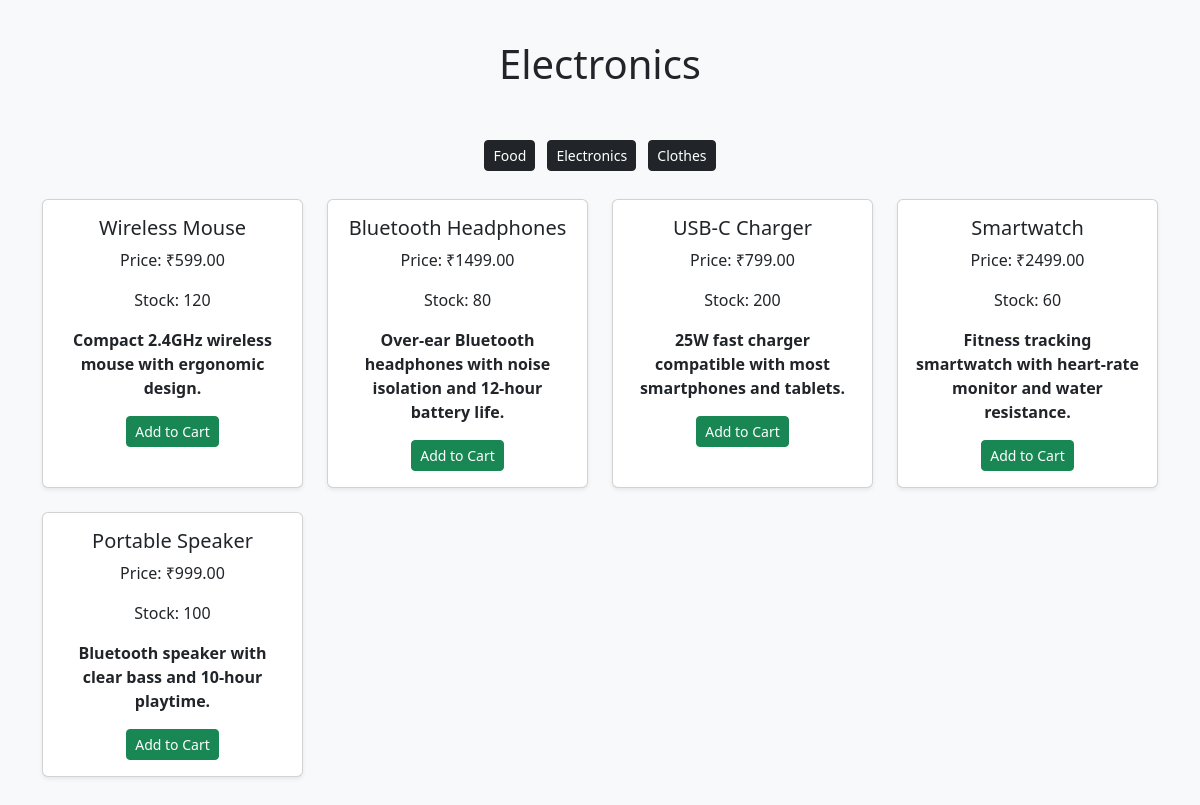
Page /products/electronics/ on the committed database.
### products/models.py (models this page shows, shortened)
class Product(models.Model):
    name = models.CharField(max_length=100)
    price = models.DecimalField(max_digits=10, decimal_places=2)
    stock = models.PositiveIntegerField(default=0)
    sku = models.CharField(max_length=50, unique=True)
    description = models.TextField(blank=True)
    is_active = models.BooleanField(default=True)
    CATEGORIES = [('electronics', 'Electronics'), ('clothes', 'Clothes'),
                  ('grocery', 'Grocery')]
    category = models.CharField(max_length=50, choices=CATEGORIES)

### products/views.py (the view)
# urls.py: path('<str:category>/', views.product_list, name='product_list_by_category')  # /products/electronics/
def product_list(request, category):
    products = Product.objects.filter(category=category)
    categories = get_categories()
    return render(request, 'products/product_list.html', {
        'products': products,
        'category': category,
        'categories': categories
    })

### products/views.py (called while the page is built)
def get_categories():
    return Product.objects.values_list('category', flat=True).distinct()

### products/templates/products/product_list.html (shortened to what this page needs)
<!DOCTYPE html>
<html lang="en">
<head>
    <link href="https://cdn.jsdelivr.net/npm/bootstrap@5.3.3/dist/css/bootstrap.min.css" rel="stylesheet">
</head>
<body class="p-4 bg-light">
<div class="container">
    <h1 class="text-center mb-5 mt-3">{{ category|title }}</h1>
    <div class="text-center mb-4">
        {% for c in categories %}
            <a href="{% url 'product_list_by_category' c %}" class="btn btn-dark btn-sm m-1">
                {{ c|title }}
            </a>
        {% endfor %}
    </div>
    <div class="row">
        {% for product in products %}
        <div class="col-md-3 mb-4">
            <div class="card h-100 shadow-sm">
                <div class="card-body text-center">
                    <h5 class="card-title">
                        <a href="{% url 'product_detail' product.id %}" class="text-decoration-none text-dark">
                            {{ product.name }}
                        </a>
                    </h5>
                    <p>Price: ₹{{ product.price }}</p>
                    <p>Stock: {{ product.stock }}</p>
                    <p><strong>{{ product.description }}</strong></p>
                    <form method="POST" action="{% url 'add_to_cart' product.id %}">
                        <button type="submit" class="btn btn-success btn-sm" {% if product.stock == 0 %}disabled{% endif %}>
                            {% if product.stock == 0 %}Out of Stock{% else %}Add to Cart{% endif %}
                        </button>
                    </form>
                </div>
            </div>
        </div>
        {% empty %}
        <p class="text-center">No products available in this category.</p>
        {% endfor %}
    </div>
</div>
</body>
</html>

### rows in the picture
Product: name "Wireless Mouse", price "599.00", stock "120", description "Compact 2.4GHz wireless mouse with ergonomic design.", shows "Add to Cart"
Product: name "Bluetooth Headphones", price "1499.00", stock "80", description "Over-ear Bluetooth headphones with noise isolation and 12-hour battery life.", shows "Add to Cart"
Product: name "USB-C Charger", price "799.00", stock "200", description "25W fast charger compatible with most smartphones and tablets.", shows "Add to Cart"
Product: name "Smartwatch", price "2499.00", stock "60", description "Fitness tracking smartwatch with heart-rate monitor and water resistance.", shows "Add to Cart"
Product: name "Portable Speaker", price "999.00", stock "100", description "Bluetooth speaker with clear bass and 10-hour playtime.", shows "Add to Cart"

### other values in the picture
{{ category|title }} "Electronics"
{{ c|title }} "Food" "Electronics" "Clothes"
